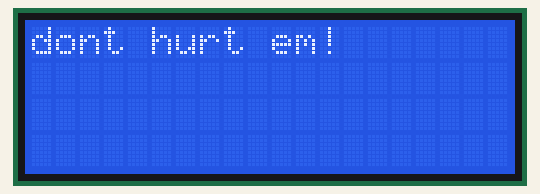
Simulated run of this sketch. Board: Arduino Uno, built with avr-gcc and run on an emulated ATmega328P. Shown: 20×4 character LCD.

Above: at 0.23 s.
At 1.1 s:
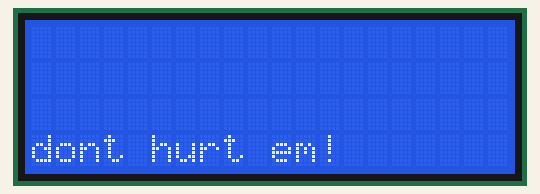
At 2.13 s:
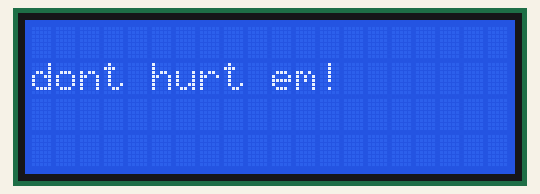

Measured:
- by itself, everything shown: repeats every 2.5 s, in 6 steps
- what the display in image 1 shows lasts 0.7 s, from 1.0 s to 1.7 s

The sketch:

Secret_Message.ino
```cpp
#include <Wire.h>
#include <LiquidCrystal_I2C.h>

#define I2C_ADDR 0x27 // Common I2C address for 16x2 LCD
#define LCD_WIDTH 20
#define LCD_HEIGHT 4

LiquidCrystal_I2C lcd(I2C_ADDR, LCD_WIDTH, LCD_HEIGHT);

// Message to display
const char* message = "dont hurt em! ";

void setup() {
    lcd.init(); // Initialize the LCD
    lcd.backlight(); // Turn on the backlight
}

void loop() {
    moveTextUpDown(message); // Move the text up and down
}

// Function to move text up and down the screen
void moveTextUpDown(const char* text) {
    int maxRows = LCD_HEIGHT; // Number of rows on the LCD

    // Move text down
    for (int row = 0; row < maxRows; row++) {
        lcd.clear();
        lcd.setCursor(0, row);
        lcd.print(text);
        delay(300); // Adjust the speed of the movement
    }

    // Move text up
    for (int row = maxRows - 1; row >= 0; row--) {
        lcd.clear();
        lcd.setCursor(0, row);
        lcd.print(text);
        delay(300); // Adjust the speed of the movement
    }
}
```
